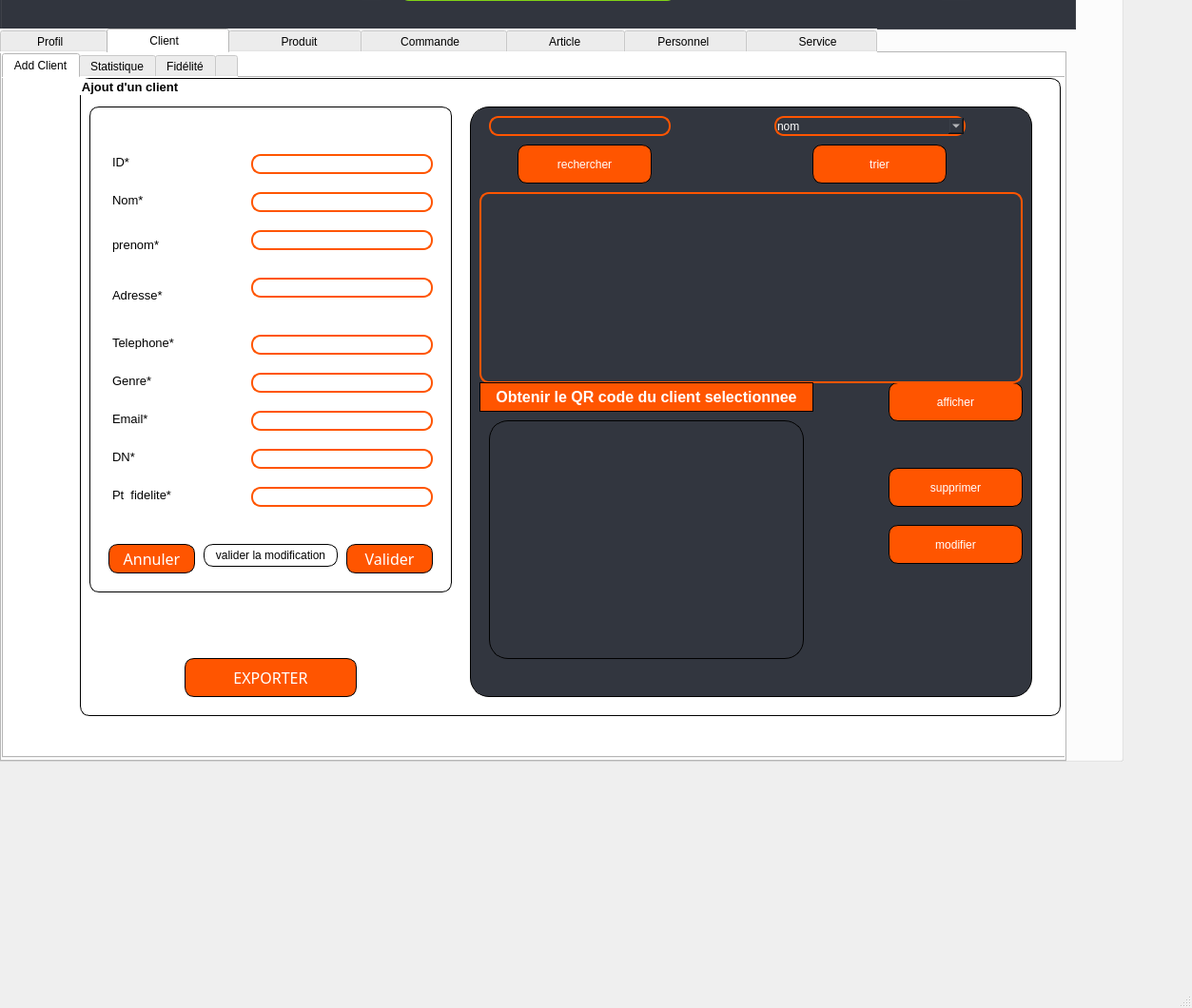
<?xml version="1.0" encoding="UTF-8"?>
<ui version="4.0">
 <class>MainWindow</class>
 <widget class="QMainWindow" name="MainWindow">
  <property name="geometry">
   <rect>
    <x>0</x>
    <y>0</y>
    <width>1253</width>
    <height>1060</height>
   </rect>
  </property>
  <property name="windowTitle">
   <string>MainWindow</string>
  </property>
  <widget class="QWidget" name="centralwidget">
   <widget class="QGroupBox" name="groupBox">
    <property name="geometry">
     <rect>
      <x>-80</x>
      <y>-60</y>
      <width>1261</width>
      <height>861</height>
     </rect>
    </property>
    <property name="styleSheet">
     <string notr="true">background-color: rgb(255, 255, 255);</string>
    </property>
    <property name="title">
     <string/>
    </property>
    <widget class="QGroupBox" name="groupBox_3">
     <property name="geometry">
      <rect>
       <x>80</x>
       <y>0</y>
       <width>1131</width>
       <height>91</height>
      </rect>
     </property>
     <property name="styleSheet">
      <string notr="true">background-color: rgb(50, 54, 63);
border-color: rgb(50, 54, 63);
</string>
     </property>
     <property name="title">
      <string/>
     </property>
     <widget class="QLabel" name="label_3">
      <property name="geometry">
       <rect>
        <x>1080</x>
        <y>30</y>
        <width>31</width>
        <height>20</height>
       </rect>
      </property>
      <property name="text">
       <string/>
      </property>
      <property name="pixmap">
       <pixmap>../../../../Downloads/log-out.svg</pixmap>
      </property>
     </widget>
     <widget class="QLabel" name="label_2">
      <property name="geometry">
       <rect>
        <x>1040</x>
        <y>30</y>
        <width>21</width>
        <height>20</height>
       </rect>
      </property>
      <property name="text">
       <string/>
      </property>
      <property name="pixmap">
       <pixmap>../../../../Downloads/user (1).svg</pixmap>
      </property>
     </widget>
     <widget class="QLabel" name="label_4">
      <property name="geometry">
       <rect>
        <x>380</x>
        <y>30</y>
        <width>21</width>
        <height>31</height>
       </rect>
      </property>
      <property name="text">
       <string/>
      </property>
      <property name="pixmap">
       <pixmap>../../../../Downloads/search.svg</pixmap>
      </property>
     </widget>
     <widget class="QWidget" name="widget_6" native="true">
      <property name="geometry">
       <rect>
        <x>420</x>
        <y>30</y>
        <width>291</width>
        <height>31</height>
       </rect>
      </property>
      <property name="styleSheet">
       <string notr="true">background-color: rgb(255, 255, 255);
border-top-left-radius: 10px ;
border-bottom-left-radius: 10px ;
border-top-right-radius:10px ;
border-bottom-right-radius:10px ;
 border: 2px solid rgba(129,211,22,255);  padding: 1px; 

</string>
      </property>
      <widget class="QPushButton" name="pushButton_15">
       <property name="geometry">
        <rect>
         <x>10</x>
         <y>10</y>
         <width>15</width>
         <height>15</height>
        </rect>
       </property>
       <property name="minimumSize">
        <size>
         <width>15</width>
         <height>15</height>
        </size>
       </property>
       <property name="maximumSize">
        <size>
         <width>15</width>
         <height>15</height>
        </size>
       </property>
       <property name="styleSheet">
        <string notr="true">border: none;</string>
       </property>
       <property name="text">
        <string/>
       </property>
       <property name="icon">
        <iconset>
         <normaloff>../../../../Downloads/icon/icons8-chercher-64.png</normaloff>
         <normalon>../../../../Downloads/icon/icons8-chercher-64.png</normalon>../../../../Downloads/icon/icons8-chercher-64.png</iconset>
       </property>
      </widget>
     </widget>
     <widget class="QLabel" name="label_18">
      <property name="geometry">
       <rect>
        <x>990</x>
        <y>20</y>
        <width>31</width>
        <height>41</height>
       </rect>
      </property>
      <property name="text">
       <string/>
      </property>
      <property name="pixmap">
       <pixmap>../../../../Downloads/settings.svg</pixmap>
      </property>
     </widget>
    </widget>
    <widget class="QTabWidget" name="tabWidget">
     <property name="geometry">
      <rect>
       <x>80</x>
       <y>90</y>
       <width>1121</width>
       <height>771</height>
      </rect>
     </property>
     <property name="tabPosition">
      <enum>QTabWidget::TabPosition::North</enum>
     </property>
     <property name="currentIndex">
      <number>1</number>
     </property>
     <property name="documentMode">
      <bool>false</bool>
     </property>
     <property name="tabsClosable">
      <bool>false</bool>
     </property>
     <property name="movable">
      <bool>false</bool>
     </property>
     <property name="tabBarAutoHide">
      <bool>false</bool>
     </property>
     <widget class="QWidget" name="tab_7">
      <attribute name="title">
       <string>        Profil          </string>
      </attribute>
      <widget class="QGroupBox" name="groupBox_4">
       <property name="geometry">
        <rect>
         <x>-70</x>
         <y>0</y>
         <width>1241</width>
         <height>571</height>
        </rect>
       </property>
       <property name="title">
        <string/>
       </property>
       <widget class="QLabel" name="label_28">
        <property name="geometry">
         <rect>
          <x>310</x>
          <y>190</y>
          <width>631</width>
          <height>221</height>
         </rect>
        </property>
        <property name="styleSheet">
         <string notr="true">font: 72pt &quot;French Script MT&quot;;
font: 9pt &quot;Nirmala UI&quot;;
background-color: rgb(255, 255, 255);
background-color: rgb(255, 255, 255);
background-color: rgb(255, 85, 0);
font: 72pt &quot;Vladimir Script&quot;;
color: rgb(197, 197, 197);
background-color: rgb(255, 255, 255);</string>
        </property>
        <property name="text">
         <string>ModaMotive</string>
        </property>
       </widget>
      </widget>
     </widget>
     <widget class="QWidget" name="tab">
      <attribute name="title">
       <string>          Client            </string>
      </attribute>
      <widget class="QTabWidget" name="tabWidget_2">
       <property name="geometry">
        <rect>
         <x>0</x>
         <y>0</y>
         <width>1531</width>
         <height>741</height>
        </rect>
       </property>
       <property name="styleSheet">
        <string notr="true"/>
       </property>
       <property name="currentIndex">
        <number>0</number>
       </property>
       <widget class="QWidget" name="tab_9">
        <attribute name="title">
         <string>Add Client</string>
        </attribute>
        <widget class="QGroupBox" name="groupBox_2">
         <property name="geometry">
          <rect>
           <x>80</x>
           <y>0</y>
           <width>1031</width>
           <height>671</height>
          </rect>
         </property>
         <property name="font">
          <font>
           <pointsize>10</pointsize>
           <bold>true</bold>
          </font>
         </property>
         <property name="styleSheet">
          <string notr="true">border: 1px solid #000000; padding: 1px; ;
background-color: rgb(255, 255, 255);
border-top-left-radius: 10px ;
border-bottom-left-radius: 10px ;
border-top-right-radius:10px ;
border-bottom-right-radius:10px ;
</string>
         </property>
         <property name="title">
          <string>Ajout d'un client</string>
         </property>
         <property name="flat">
          <bool>true</bool>
         </property>
         <widget class="QLabel" name="label_5">
          <property name="geometry">
           <rect>
            <x>10</x>
            <y>30</y>
            <width>381</width>
            <height>511</height>
           </rect>
          </property>
          <property name="text">
           <string/>
          </property>
          <property name="pixmap">
           <pixmap>../../../../Downloads/icons8-test-account-50 (1).png</pixmap>
          </property>
          <property name="scaledContents">
           <bool>true</bool>
          </property>
         </widget>
         <widget class="QLabel" name="label_6">
          <property name="geometry">
           <rect>
            <x>30</x>
            <y>80</y>
            <width>49</width>
            <height>16</height>
           </rect>
          </property>
          <property name="font">
           <font>
            <pointsize>10</pointsize>
           </font>
          </property>
          <property name="styleSheet">
           <string notr="true">border:none;</string>
          </property>
          <property name="text">
           <string>ID*</string>
          </property>
         </widget>
         <widget class="QLabel" name="label_7">
          <property name="geometry">
           <rect>
            <x>30</x>
            <y>120</y>
            <width>71</width>
            <height>16</height>
           </rect>
          </property>
          <property name="font">
           <font>
            <pointsize>10</pointsize>
           </font>
          </property>
          <property name="styleSheet">
           <string notr="true">border:none;</string>
          </property>
          <property name="text">
           <string>Nom*</string>
          </property>
         </widget>
         <widget class="QLabel" name="label_8">
          <property name="geometry">
           <rect>
            <x>30</x>
            <y>160</y>
            <width>81</width>
            <height>31</height>
           </rect>
          </property>
          <property name="font">
           <font>
            <pointsize>10</pointsize>
           </font>
          </property>
          <property name="styleSheet">
           <string notr="true">border:none;</string>
          </property>
          <property name="text">
           <string>prenom*</string>
          </property>
         </widget>
         <widget class="QLabel" name="label_9">
          <property name="geometry">
           <rect>
            <x>30</x>
            <y>350</y>
            <width>91</width>
            <height>16</height>
           </rect>
          </property>
          <property name="font">
           <font>
            <pointsize>10</pointsize>
           </font>
          </property>
          <property name="styleSheet">
           <string notr="true">border:none;</string>
          </property>
          <property name="text">
           <string>Email*</string>
          </property>
         </widget>
         <widget class="QLabel" name="label_10">
          <property name="geometry">
           <rect>
            <x>30</x>
            <y>390</y>
            <width>49</width>
            <height>16</height>
           </rect>
          </property>
          <property name="font">
           <font>
            <pointsize>10</pointsize>
           </font>
          </property>
          <property name="styleSheet">
           <string notr="true">border:none;</string>
          </property>
          <property name="text">
           <string>DN*</string>
          </property>
         </widget>
         <widget class="QLabel" name="label_12">
          <property name="geometry">
           <rect>
            <x>30</x>
            <y>430</y>
            <width>161</width>
            <height>16</height>
           </rect>
          </property>
          <property name="font">
           <font>
            <pointsize>10</pointsize>
           </font>
          </property>
          <property name="styleSheet">
           <string notr="true">border:none;</string>
          </property>
          <property name="text">
           <string>Pt_fidelite*</string>
          </property>
         </widget>
         <widget class="QPushButton" name="valider">
          <property name="geometry">
           <rect>
            <x>280</x>
            <y>490</y>
            <width>91</width>
            <height>31</height>
           </rect>
          </property>
          <property name="font">
           <font>
            <family>Segoe UI Black</family>
            <pointsize>12</pointsize>
           </font>
          </property>
          <property name="styleSheet">
           <string notr="true">background-color: rgb(255, 85, 0);
color: rgb(255, 255, 255);</string>
          </property>
          <property name="text">
           <string>Valider</string>
          </property>
         </widget>
         <widget class="QLineEdit" name="id_client">
          <property name="geometry">
           <rect>
            <x>180</x>
            <y>80</y>
            <width>191</width>
            <height>21</height>
           </rect>
          </property>
          <property name="styleSheet">
           <string notr="true"> border: 2px solid rgb(255, 85, 0);  padding: 1px; ;
border-top-left-radius: 10px ;
border-bottom-left-radius: 10px ;
border-top-right-radius:10px ;
border-bottom-right-radius:10px ;

</string>
          </property>
         </widget>
         <widget class="QLineEdit" name="nom">
          <property name="geometry">
           <rect>
            <x>180</x>
            <y>120</y>
            <width>191</width>
            <height>21</height>
           </rect>
          </property>
          <property name="styleSheet">
           <string notr="true"> border: 2px solid rgb(255, 85, 0);  padding: 1px; ;
border-top-left-radius: 10px ;
border-bottom-left-radius: 10px ;
border-top-right-radius:10px ;
border-bottom-right-radius:10px ;

</string>
          </property>
         </widget>
         <widget class="QLineEdit" name="prenom">
          <property name="geometry">
           <rect>
            <x>180</x>
            <y>160</y>
            <width>191</width>
            <height>21</height>
           </rect>
          </property>
          <property name="styleSheet">
           <string notr="true"> border: 2px solid rgb(255, 85, 0);  padding: 1px; ;
border-top-left-radius: 10px ;
border-bottom-left-radius: 10px ;
border-top-right-radius:10px ;
border-bottom-right-radius:10px ;


</string>
          </property>
         </widget>
         <widget class="QLineEdit" name="adresse">
          <property name="geometry">
           <rect>
            <x>180</x>
            <y>210</y>
            <width>191</width>
            <height>21</height>
           </rect>
          </property>
          <property name="styleSheet">
           <string notr="true"> border: 2px solid rgb(255, 85, 0);  padding: 1px; ;
border-top-left-radius: 10px ;
border-bottom-left-radius: 10px ;
border-top-right-radius:10px ;
border-bottom-right-radius:10px ;

</string>
          </property>
         </widget>
         <widget class="QLineEdit" name="email">
          <property name="geometry">
           <rect>
            <x>180</x>
            <y>350</y>
            <width>191</width>
            <height>21</height>
           </rect>
          </property>
          <property name="styleSheet">
           <string notr="true"> border: 2px solid rgb(255, 85, 0);  padding: 1px; ;
border-top-left-radius: 10px ;
border-bottom-left-radius: 10px ;
border-top-right-radius:10px ;
border-bottom-right-radius:10px ;


</string>
          </property>
          <property name="text">
           <string/>
          </property>
         </widget>
         <widget class="QPushButton" name="annuler">
          <property name="geometry">
           <rect>
            <x>30</x>
            <y>490</y>
            <width>91</width>
            <height>31</height>
           </rect>
          </property>
          <property name="font">
           <font>
            <family>Segoe UI Black</family>
            <pointsize>12</pointsize>
           </font>
          </property>
          <property name="styleSheet">
           <string notr="true">background-color: rgb(255, 85, 0);
color: rgb(255, 255, 255);</string>
          </property>
          <property name="text">
           <string>Annuler</string>
          </property>
         </widget>
         <widget class="QPushButton" name="exporter">
          <property name="geometry">
           <rect>
            <x>110</x>
            <y>610</y>
            <width>181</width>
            <height>41</height>
           </rect>
          </property>
          <property name="font">
           <font>
            <family>Segoe UI Black</family>
            <pointsize>12</pointsize>
           </font>
          </property>
          <property name="styleSheet">
           <string notr="true">background-color: rgb(255, 85, 0);
color: rgb(255, 255, 255);</string>
          </property>
          <property name="text">
           <string>EXPORTER</string>
          </property>
         </widget>
         <widget class="QGroupBox" name="groupBox_6">
          <property name="geometry">
           <rect>
            <x>410</x>
            <y>30</y>
            <width>591</width>
            <height>621</height>
           </rect>
          </property>
          <property name="styleSheet">
           <string notr="true">font: 700 12pt &quot;Segoe UI&quot;;
/*background-color: rgb(50, 54, 63);*/
border-top-left-radius: 20px ;
border-bottom-left-radius:20px ;
border-top-right-radius:20px ;
border-bottom-right-radius:20px ;
background-color: rgb(50, 54, 63);

</string>
          </property>
          <property name="title">
           <string/>
          </property>
          <widget class="QPushButton" name="pushButton_11">
           <property name="geometry">
            <rect>
             <x>730</x>
             <y>40</y>
             <width>75</width>
             <height>24</height>
            </rect>
           </property>
           <property name="text">
            <string/>
           </property>
           <property name="icon">
            <iconset>
             <normaloff>../../../../Downloads/icon/icons8-filtre-64.png</normaloff>../../../../Downloads/icon/icons8-filtre-64.png</iconset>
           </property>
           <property name="iconSize">
            <size>
             <width>30</width>
             <height>30</height>
            </size>
           </property>
          </widget>
          <widget class="QPushButton" name="pushButton_12">
           <property name="geometry">
            <rect>
             <x>680</x>
             <y>100</y>
             <width>111</width>
             <height>24</height>
            </rect>
           </property>
           <property name="font">
            <font>
             <family>Segoe UI</family>
             <pointsize>9</pointsize>
             <italic>true</italic>
             <bold>false</bold>
            </font>
           </property>
           <property name="styleSheet">
            <string notr="true">border: 1px solid #FD7E14; padding: 1px; ;
background-color: rgb(255, 255, 255);
border-top-left-radius: 5px ;
border-bottom-left-radius: 5px ;
border-top-right-radius:5px ;
border-bottom-right-radius:5px ;
font: italic 9pt &quot;Segoe UI&quot;;

</string>
           </property>
           <property name="text">
            <string>Voir Détails</string>
           </property>
          </widget>
          <widget class="QPushButton" name="pushButton_13">
           <property name="geometry">
            <rect>
             <x>680</x>
             <y>140</y>
             <width>111</width>
             <height>24</height>
            </rect>
           </property>
           <property name="font">
            <font>
             <family>Segoe UI</family>
             <pointsize>9</pointsize>
             <italic>true</italic>
             <bold>false</bold>
            </font>
           </property>
           <property name="styleSheet">
            <string notr="true">border: 1px solid #FD7E14; padding: 1px; ;
background-color: rgb(255, 255, 255);
border-top-left-radius: 5px ;
border-bottom-left-radius: 5px ;
border-top-right-radius:5px ;
border-bottom-right-radius:5px ;
font: italic 9pt &quot;Segoe UI&quot;;

</string>
           </property>
           <property name="text">
            <string>Voir Détails</string>
           </property>
          </widget>
          <widget class="QPushButton" name="pushButton_14">
           <property name="geometry">
            <rect>
             <x>680</x>
             <y>180</y>
             <width>111</width>
             <height>24</height>
            </rect>
           </property>
           <property name="font">
            <font>
             <family>Segoe UI</family>
             <pointsize>9</pointsize>
             <italic>true</italic>
             <bold>false</bold>
            </font>
           </property>
           <property name="styleSheet">
            <string notr="true">border: 1px solid #FD7E14; padding: 1px; ;
background-color: rgb(255, 255, 255);
border-top-left-radius: 5px ;
border-bottom-left-radius: 5px ;
border-top-right-radius:5px ;
border-bottom-right-radius:5px ;
font: italic 9pt &quot;Segoe UI&quot;;

</string>
           </property>
           <property name="text">
            <string>Voir Détails</string>
           </property>
          </widget>
          <widget class="QPushButton" name="modifier">
           <property name="geometry">
            <rect>
             <x>440</x>
             <y>440</y>
             <width>141</width>
             <height>41</height>
            </rect>
           </property>
           <property name="font">
            <font>
             <family>Segoe UI</family>
             <pointsize>9</pointsize>
             <italic>false</italic>
             <bold>false</bold>
            </font>
           </property>
           <property name="styleSheet">
            <string notr="true">background-color: rgb(255, 85, 0);
font: 9pt &quot;Segoe UI&quot;;
color: rgb(255, 255, 255);
border-top-left-radius: 10px ;
border-bottom-left-radius: 10px ;
border-top-right-radius:10px ;
border-bottom-right-radius:10px ;</string>
           </property>
           <property name="text">
            <string>modifier</string>
           </property>
           <property name="icon">
            <iconset>
             <normaloff>../../../../.designer/.designer/Downloads/search (4).svg</normaloff>../../../../.designer/.designer/Downloads/search (4).svg</iconset>
           </property>
          </widget>
          <widget class="QPushButton" name="supprimer">
           <property name="geometry">
            <rect>
             <x>440</x>
             <y>380</y>
             <width>141</width>
             <height>41</height>
            </rect>
           </property>
           <property name="font">
            <font>
             <family>Segoe UI</family>
             <pointsize>9</pointsize>
             <italic>false</italic>
             <bold>false</bold>
            </font>
           </property>
           <property name="styleSheet">
            <string notr="true">background-color: rgb(255, 85, 0);
font: 9pt &quot;Segoe UI&quot;;
color: rgb(255, 255, 255);
border-top-left-radius: 10px ;
border-bottom-left-radius: 10px ;
border-top-right-radius:10px ;
border-bottom-right-radius:10px ;</string>
           </property>
           <property name="text">
            <string>supprimer</string>
           </property>
           <property name="icon">
            <iconset>
             <normaloff>../../../../.designer/.designer/Downloads/search (4).svg</normaloff>../../../../.designer/.designer/Downloads/search (4).svg</iconset>
           </property>
          </widget>
          <widget class="QPushButton" name="afficher">
           <property name="geometry">
            <rect>
             <x>440</x>
             <y>290</y>
             <width>141</width>
             <height>41</height>
            </rect>
           </property>
           <property name="font">
            <font>
             <family>Segoe UI</family>
             <pointsize>9</pointsize>
             <italic>false</italic>
             <bold>false</bold>
            </font>
           </property>
           <property name="styleSheet">
            <string notr="true">background-color: rgb(255, 85, 0);
font: 9pt &quot;Segoe UI&quot;;
color: rgb(255, 255, 255);
border-top-left-radius: 10px ;
border-bottom-left-radius: 10px ;
border-top-right-radius:10px ;
border-bottom-right-radius:10px ;</string>
           </property>
           <property name="text">
            <string>afficher</string>
           </property>
           <property name="icon">
            <iconset>
             <normaloff>../../../../.designer/.designer/Downloads/search (4).svg</normaloff>../../../../.designer/.designer/Downloads/search (4).svg</iconset>
           </property>
          </widget>
          <widget class="QTableView" name="tableView_afficher">
           <property name="geometry">
            <rect>
             <x>10</x>
             <y>90</y>
             <width>571</width>
             <height>201</height>
            </rect>
           </property>
           <property name="styleSheet">
            <string notr="true"> border: 2px solid rgb(255, 85, 0);  padding: 1px; ;
color: rgb(0, 0, 0);
border-top-left-radius: 10px ;
border-bottom-left-radius: 10px ;
border-top-right-radius:10px ;
border-bottom-right-radius:10px ;

</string>
           </property>
          </widget>
          <widget class="QLineEdit" name="recherche">
           <property name="geometry">
            <rect>
             <x>20</x>
             <y>10</y>
             <width>191</width>
             <height>21</height>
            </rect>
           </property>
           <property name="styleSheet">
            <string notr="true"> border: 2px solid rgb(255, 85, 0);  padding: 1px; ;
border-top-left-radius: 10px ;
border-bottom-left-radius: 10px ;
border-top-right-radius:10px ;
border-bottom-right-radius:10px ;

</string>
           </property>
          </widget>
          <widget class="QPushButton" name="rechercher">
           <property name="geometry">
            <rect>
             <x>50</x>
             <y>40</y>
             <width>141</width>
             <height>41</height>
            </rect>
           </property>
           <property name="font">
            <font>
             <family>Segoe UI</family>
             <pointsize>9</pointsize>
             <italic>false</italic>
             <bold>false</bold>
            </font>
           </property>
           <property name="styleSheet">
            <string notr="true">background-color: rgb(255, 85, 0);
font: 9pt &quot;Segoe UI&quot;;
color: rgb(255, 255, 255);
border-top-left-radius: 10px ;
border-bottom-left-radius: 10px ;
border-top-right-radius:10px ;
border-bottom-right-radius:10px ;</string>
           </property>
           <property name="text">
            <string>rechercher</string>
           </property>
           <property name="icon">
            <iconset>
             <normaloff>../../../../.designer/.designer/Downloads/search (4).svg</normaloff>../../../../.designer/.designer/Downloads/search (4).svg</iconset>
           </property>
          </widget>
          <widget class="QPushButton" name="trier_2">
           <property name="geometry">
            <rect>
             <x>360</x>
             <y>40</y>
             <width>141</width>
             <height>41</height>
            </rect>
           </property>
           <property name="font">
            <font>
             <family>Segoe UI</family>
             <pointsize>9</pointsize>
             <italic>false</italic>
             <bold>false</bold>
            </font>
           </property>
           <property name="styleSheet">
            <string notr="true">background-color: rgb(255, 85, 0);
font: 9pt &quot;Segoe UI&quot;;
color: rgb(255, 255, 255);
border-top-left-radius: 10px ;
border-bottom-left-radius: 10px ;
border-top-right-radius:10px ;
border-bottom-right-radius:10px ;</string>
           </property>
           <property name="text">
            <string>trier</string>
           </property>
           <property name="icon">
            <iconset>
             <normaloff>../../../../.designer/.designer/Downloads/search (4).svg</normaloff>../../../../.designer/.designer/Downloads/search (4).svg</iconset>
           </property>
          </widget>
          <widget class="QComboBox" name="comboBox">
           <property name="geometry">
            <rect>
             <x>320</x>
             <y>10</y>
             <width>201</width>
             <height>21</height>
            </rect>
           </property>
           <property name="styleSheet">
            <string notr="true"> border: 2px solid rgb(255, 85, 0);  padding: 1px; ;
color: rgb(255, 255, 255);
border-top-left-radius: 10px ;
border-bottom-left-radius: 10px ;
border-top-right-radius:10px ;
border-bottom-right-radius:10px ;

</string>
           </property>
           <item>
            <property name="text">
             <string>nom</string>
            </property>
           </item>
           <item>
            <property name="text">
             <string>point de fidelite</string>
            </property>
           </item>
           <item>
            <property name="text">
             <string>prenom</string>
            </property>
           </item>
          </widget>
          <widget class="QPushButton" name="QR_button">
           <property name="geometry">
            <rect>
             <x>10</x>
             <y>290</y>
             <width>351</width>
             <height>31</height>
            </rect>
           </property>
           <property name="font">
            <font>
             <family>Segoe UI</family>
             <pointsize>12</pointsize>
             <italic>false</italic>
             <bold>true</bold>
            </font>
           </property>
           <property name="styleSheet">
            <string notr="true">background-color: rgb(255, 85, 0);
color: rgb(255, 255, 255);</string>
           </property>
           <property name="text">
            <string>Obtenir le QR code du client selectionnee</string>
           </property>
          </widget>
          <widget class="QLabel" name="qr_code">
           <property name="geometry">
            <rect>
             <x>20</x>
             <y>330</y>
             <width>331</width>
             <height>251</height>
            </rect>
           </property>
           <property name="text">
            <string/>
           </property>
          </widget>
         </widget>
         <widget class="QLineEdit" name="telephone">
          <property name="geometry">
           <rect>
            <x>180</x>
            <y>270</y>
            <width>191</width>
            <height>21</height>
           </rect>
          </property>
          <property name="styleSheet">
           <string notr="true"> border: 2px solid rgb(255, 85, 0);  padding: 1px; ;
border-top-left-radius: 10px ;
border-bottom-left-radius: 10px ;
border-top-right-radius:10px ;
border-bottom-right-radius:10px ;

</string>
          </property>
         </widget>
         <widget class="QLabel" name="label_11">
          <property name="geometry">
           <rect>
            <x>30</x>
            <y>270</y>
            <width>91</width>
            <height>16</height>
           </rect>
          </property>
          <property name="font">
           <font>
            <pointsize>10</pointsize>
           </font>
          </property>
          <property name="styleSheet">
           <string notr="true">border:none;</string>
          </property>
          <property name="text">
           <string>Telephone*</string>
          </property>
         </widget>
         <widget class="QLabel" name="label_19">
          <property name="geometry">
           <rect>
            <x>30</x>
            <y>220</y>
            <width>91</width>
            <height>16</height>
           </rect>
          </property>
          <property name="font">
           <font>
            <pointsize>10</pointsize>
           </font>
          </property>
          <property name="styleSheet">
           <string notr="true">border:none;</string>
          </property>
          <property name="text">
           <string>Adresse*</string>
          </property>
         </widget>
         <widget class="QLineEdit" name="pt_fidelite">
          <property name="geometry">
           <rect>
            <x>180</x>
            <y>430</y>
            <width>191</width>
            <height>21</height>
           </rect>
          </property>
          <property name="styleSheet">
           <string notr="true"> border: 2px solid rgb(255, 85, 0);  padding: 1px; ;
border-top-left-radius: 10px ;
border-bottom-left-radius: 10px ;
border-top-right-radius:10px ;
border-bottom-right-radius:10px ;

</string>
          </property>
          <property name="text">
           <string/>
          </property>
         </widget>
         <widget class="QLineEdit" name="dn">
          <property name="geometry">
           <rect>
            <x>180</x>
            <y>390</y>
            <width>191</width>
            <height>21</height>
           </rect>
          </property>
          <property name="styleSheet">
           <string notr="true"> border: 2px solid rgb(255, 85, 0);  padding: 1px; ;
border-top-left-radius: 10px ;
border-bottom-left-radius: 10px ;
border-top-right-radius:10px ;
border-bottom-right-radius:10px ;

</string>
          </property>
          <property name="text">
           <string/>
          </property>
         </widget>
         <widget class="QLabel" name="label_13">
          <property name="geometry">
           <rect>
            <x>30</x>
            <y>310</y>
            <width>91</width>
            <height>16</height>
           </rect>
          </property>
          <property name="font">
           <font>
            <pointsize>10</pointsize>
           </font>
          </property>
          <property name="styleSheet">
           <string notr="true">border:none;</string>
          </property>
          <property name="text">
           <string>Genre*</string>
          </property>
         </widget>
         <widget class="QLineEdit" name="genre">
          <property name="geometry">
           <rect>
            <x>180</x>
            <y>310</y>
            <width>191</width>
            <height>21</height>
           </rect>
          </property>
          <property name="styleSheet">
           <string notr="true"> border: 2px solid rgb(255, 85, 0);  padding: 1px; ;
border-top-left-radius: 10px ;
border-bottom-left-radius: 10px ;
border-top-right-radius:10px ;
border-bottom-right-radius:10px ;

</string>
          </property>
         </widget>
         <widget class="QPushButton" name="update">
          <property name="geometry">
           <rect>
            <x>130</x>
            <y>490</y>
            <width>141</width>
            <height>24</height>
           </rect>
          </property>
          <property name="text">
           <string>valider la modification</string>
          </property>
         </widget>
        </widget>
       </widget>
       <widget class="QWidget" name="tab_10">
        <attribute name="title">
         <string>Statistique</string>
        </attribute>
        <widget class="QGroupBox" name="groupBox_9">
         <property name="geometry">
          <rect>
           <x>10</x>
           <y>0</y>
           <width>1131</width>
           <height>711</height>
          </rect>
         </property>
         <property name="styleSheet">
          <string notr="true">font: 700 12pt &quot;Segoe UI&quot;;
background-color: rgb(50, 54, 63);
border-top-left-radius: 20px ;
border-bottom-left-radius:20px ;
border-top-right-radius:20px ;
border-bottom-right-radius:20px ;

</string>
         </property>
         <property name="title">
          <string/>
         </property>
         <widget class="QPushButton" name="pushButton_24">
          <property name="geometry">
           <rect>
            <x>740</x>
            <y>40</y>
            <width>41</width>
            <height>24</height>
           </rect>
          </property>
          <property name="text">
           <string/>
          </property>
          <property name="icon">
           <iconset>
            <normaloff>../../../../Downloads/icon/icons8-filtre-64.png</normaloff>../../../../Downloads/icon/icons8-filtre-64.png</iconset>
          </property>
          <property name="iconSize">
           <size>
            <width>30</width>
            <height>30</height>
           </size>
          </property>
         </widget>
         <widget class="QLabel" name="label_27">
          <property name="geometry">
           <rect>
            <x>690</x>
            <y>20</y>
            <width>21</width>
            <height>41</height>
           </rect>
          </property>
          <property name="styleSheet">
           <string notr="true">color: rgb(255, 255, 255);
</string>
          </property>
          <property name="text">
           <string/>
          </property>
          <property name="pixmap">
           <pixmap>../../../../Downloads/bell.svg</pixmap>
          </property>
         </widget>
         <widget class="QGroupBox" name="groupBox_7">
          <property name="geometry">
           <rect>
            <x>10</x>
            <y>10</y>
            <width>1061</width>
            <height>601</height>
           </rect>
          </property>
          <property name="font">
           <font>
            <family>Segoe UI</family>
            <pointsize>12</pointsize>
            <italic>false</italic>
            <bold>true</bold>
           </font>
          </property>
          <property name="styleSheet">
           <string notr="true">border: 1px solid #000000; padding: 1px; ;
background-color: rgb(255, 255, 255);
border-top-left-radius: 10px ;
border-bottom-left-radius: 10px ;
border-top-right-radius:10px ;
border-bottom-right-radius:10px ;
</string>
          </property>
          <property name="title">
           <string/>
          </property>
          <property name="flat">
           <bool>true</bool>
          </property>
          <widget class="QPushButton" name="statistique">
           <property name="geometry">
            <rect>
             <x>40</x>
             <y>20</y>
             <width>251</width>
             <height>41</height>
            </rect>
           </property>
           <property name="font">
            <font>
             <family>Segoe UI</family>
             <pointsize>12</pointsize>
             <italic>false</italic>
             <bold>true</bold>
            </font>
           </property>
           <property name="styleSheet">
            <string notr="true">background-color: rgba(129,211,22,255); 
background-color: rgb(255, 85, 0);
color: rgb(255, 255, 255);</string>
           </property>
           <property name="text">
            <string>statistique selon adresse</string>
           </property>
          </widget>
          <widget class="QGraphicsView" name="stat_view">
           <property name="geometry">
            <rect>
             <x>90</x>
             <y>80</y>
             <width>511</width>
             <height>501</height>
            </rect>
           </property>
          </widget>
          <widget class="QStackedWidget" name="stackedWidget_stat">
           <property name="geometry">
            <rect>
             <x>630</x>
             <y>90</y>
             <width>411</width>
             <height>491</height>
            </rect>
           </property>
           <widget class="QWidget" name="page"/>
           <widget class="QWidget" name="page_2"/>
          </widget>
          <widget class="QPushButton" name="stat_genre">
           <property name="geometry">
            <rect>
             <x>630</x>
             <y>20</y>
             <width>251</width>
             <height>41</height>
            </rect>
           </property>
           <property name="font">
            <font>
             <family>Segoe UI</family>
             <pointsize>12</pointsize>
             <italic>false</italic>
             <bold>true</bold>
            </font>
           </property>
           <property name="styleSheet">
            <string notr="true">background-color: rgba(129,211,22,255); 
background-color: rgb(255, 85, 0);
color: rgb(255, 255, 255);</string>
           </property>
           <property name="text">
            <string>statistique selon Genre</string>
           </property>
          </widget>
         </widget>
        </widget>
       </widget>
       <widget class="QWidget" name="tab_11">
        <attribute name="title">
         <string>Fidélité</string>
        </attribute>
        <widget class="QGroupBox" name="groupBox_8">
         <property name="geometry">
          <rect>
           <x>0</x>
           <y>0</y>
           <width>1131</width>
           <height>711</height>
          </rect>
         </property>
         <property name="styleSheet">
          <string notr="true">font: 700 12pt &quot;Segoe UI&quot;;
background-color: rgb(50, 54, 63);
border-top-left-radius: 20px ;
border-bottom-left-radius:20px ;
border-top-right-radius:20px ;
border-bottom-right-radius:20px ;

</string>
         </property>
         <property name="title">
          <string/>
         </property>
         <widget class="QPushButton" name="pushButton_23">
          <property name="geometry">
           <rect>
            <x>740</x>
            <y>40</y>
            <width>41</width>
            <height>24</height>
           </rect>
          </property>
          <property name="text">
           <string/>
          </property>
          <property name="icon">
           <iconset>
            <normaloff>../../../../Downloads/icon/icons8-filtre-64.png</normaloff>../../../../Downloads/icon/icons8-filtre-64.png</iconset>
          </property>
          <property name="iconSize">
           <size>
            <width>30</width>
            <height>30</height>
           </size>
          </property>
         </widget>
         <widget class="QLabel" name="label_23">
          <property name="geometry">
           <rect>
            <x>360</x>
            <y>20</y>
            <width>401</width>
            <height>31</height>
           </rect>
          </property>
          <property name="styleSheet">
           <string notr="true">color:  rgba(129,211,22,255); 
color: rgb(255, 255, 255);
font: 350 italic 18pt &quot;Segoe UI&quot;;</string>
          </property>
          <property name="text">
           <string>Notification d'aujourd'hui</string>
          </property>
         </widget>
         <widget class="QLabel" name="label_24">
          <property name="geometry">
           <rect>
            <x>690</x>
            <y>20</y>
            <width>21</width>
            <height>41</height>
           </rect>
          </property>
          <property name="styleSheet">
           <string notr="true">color: rgb(255, 255, 255);
</string>
          </property>
          <property name="text">
           <string/>
          </property>
          <property name="pixmap">
           <pixmap>../../../../Downloads/bell.svg</pixmap>
          </property>
         </widget>
         <widget class="QGroupBox" name="groupBox_5">
          <property name="geometry">
           <rect>
            <x>30</x>
            <y>70</y>
            <width>1061</width>
            <height>601</height>
           </rect>
          </property>
          <property name="font">
           <font>
            <family>Segoe UI</family>
            <pointsize>12</pointsize>
            <italic>false</italic>
            <bold>true</bold>
           </font>
          </property>
          <property name="styleSheet">
           <string notr="true">border: 1px solid #000000; padding: 1px; ;
background-color: rgb(255, 255, 255);
border-top-left-radius: 10px ;
border-bottom-left-radius: 10px ;
border-top-right-radius:10px ;
border-bottom-right-radius:10px ;
</string>
          </property>
          <property name="title">
           <string/>
          </property>
          <property name="flat">
           <bool>true</bool>
          </property>
          <widget class="QLabel" name="label_25">
           <property name="geometry">
            <rect>
             <x>40</x>
             <y>40</y>
             <width>981</width>
             <height>551</height>
            </rect>
           </property>
           <property name="text">
            <string/>
           </property>
           <property name="pixmap">
            <pixmap>../../../../Downloads/icons8-test-account-50 (1).png</pixmap>
           </property>
           <property name="scaledContents">
            <bool>true</bool>
           </property>
          </widget>
          <widget class="QPushButton" name="button_mail">
           <property name="geometry">
            <rect>
             <x>730</x>
             <y>520</y>
             <width>261</width>
             <height>41</height>
            </rect>
           </property>
           <property name="font">
            <font>
             <family>Segoe UI</family>
             <pointsize>12</pointsize>
             <italic>false</italic>
             <bold>true</bold>
            </font>
           </property>
           <property name="styleSheet">
            <string notr="true">background-color: rgb(255, 85, 0);
color: rgb(255, 255, 255);</string>
           </property>
           <property name="text">
            <string>Envoyer un  Mail de Reduction</string>
           </property>
          </widget>
          <widget class="QPushButton" name="updateNotifications">
           <property name="geometry">
            <rect>
             <x>90</x>
             <y>100</y>
             <width>281</width>
             <height>21</height>
            </rect>
           </property>
           <property name="font">
            <font>
             <family>Segoe UI</family>
             <pointsize>12</pointsize>
             <italic>false</italic>
             <bold>true</bold>
            </font>
           </property>
           <property name="styleSheet">
            <string notr="true">background-color: rgb(255, 85, 0);
color: rgb(255, 255, 255);
</string>
           </property>
           <property name="text">
            <string>Afficher les clients qui sont Fidéle</string>
           </property>
          </widget>
          <widget class="QTableView" name="notification">
           <property name="geometry">
            <rect>
             <x>80</x>
             <y>130</y>
             <width>931</width>
             <height>361</height>
            </rect>
           </property>
           <property name="styleSheet">
            <string notr="true"> border: 2px solid  rgb(255, 85, 0);
color: rgb(0, 0, 0);   padding: 1px; ;
background-color: rgb(255, 255, 255);
border-top-left-radius: 10px ;
border-bottom-left-radius:10px ;
border-top-right-radius:10px ;
border-bottom-right-radius:10px ;



</string>
           </property>
          </widget>
         </widget>
        </widget>
       </widget>
       <widget class="QWidget" name="tab_8">
        <attribute name="title">
         <string/>
        </attribute>
       </widget>
      </widget>
     </widget>
     <widget class="QWidget" name="tab_3">
      <attribute name="title">
       <string>             Produit          </string>
      </attribute>
     </widget>
     <widget class="QWidget" name="tab_4">
      <attribute name="title">
       <string>         Commande           </string>
      </attribute>
     </widget>
     <widget class="QWidget" name="tab_5">
      <attribute name="title">
       <string>          Article          </string>
      </attribute>
     </widget>
     <widget class="QWidget" name="tab_6">
      <attribute name="title">
       <string>       Personnel        </string>
      </attribute>
     </widget>
     <widget class="QWidget" name="tab_2">
      <attribute name="title">
       <string>             Service         </string>
      </attribute>
     </widget>
    </widget>
   </widget>
  </widget>
  <widget class="QStatusBar" name="statusbar"/>
 </widget>
 <resources/>
 <connections/>
</ui>
